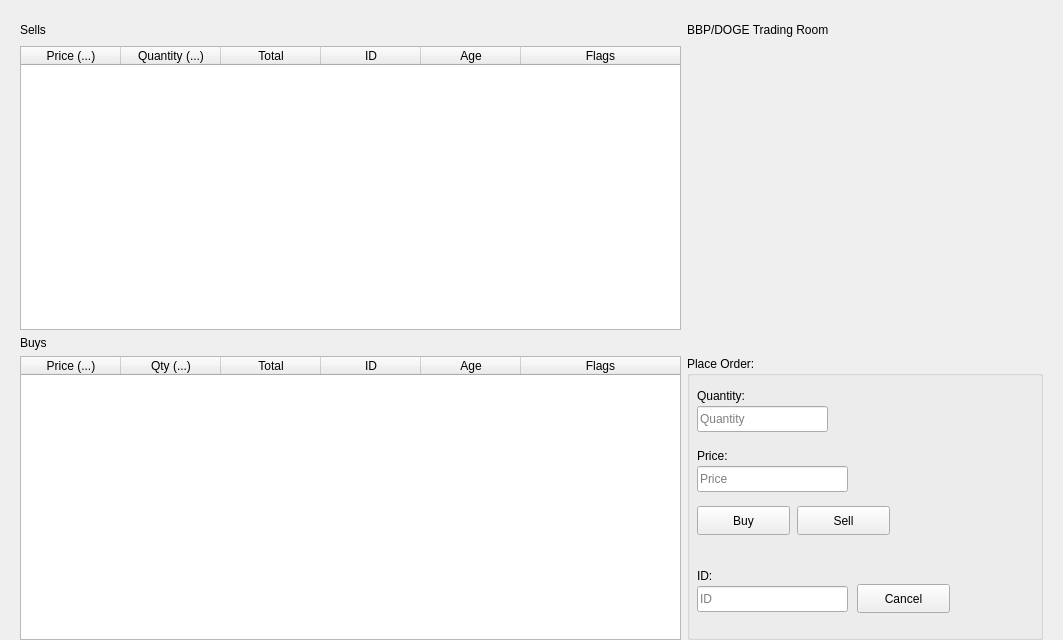
<?xml version="1.0" encoding="UTF-8"?>
<ui version="4.0">
 <class>Exchange</class>
 <widget class="QWidget" name="Exchange">
  <property name="geometry">
   <rect>
    <x>0</x>
    <y>0</y>
    <width>1063</width>
    <height>640</height>
   </rect>
  </property>
  <property name="windowTitle">
   <string>Form</string>
  </property>
  <layout class="QVBoxLayout" name="topLayout">
   <property name="leftMargin">
    <number>20</number>
   </property>
   <property name="topMargin">
    <number>0</number>
   </property>
   <property name="rightMargin">
    <number>20</number>
   </property>
   <property name="bottomMargin">
    <number>0</number>
   </property>
   <item>
    <layout class="QVBoxLayout" name="verticalLayout">
     <property name="bottomMargin">
      <number>0</number>
     </property>
     <item>
      <spacer name="horizontalSpacer0">
       <property name="orientation">
        <enum>Qt::Orientation::Horizontal</enum>
       </property>
       <property name="sizeHint" stdset="0">
        <size>
         <width>40</width>
         <height>20</height>
        </size>
       </property>
      </spacer>
     </item>
     <item>
      <layout class="QGridLayout" name="gridLayout_3">
       <item row="0" column="0">
        <layout class="QHBoxLayout" name="horizontalLayout_4">
         <property name="bottomMargin">
          <number>0</number>
         </property>
         <item>
          <widget class="QLabel" name="lblSellBanner">
           <property name="text">
            <string>Sells</string>
           </property>
          </widget>
         </item>
         <item>
          <spacer name="horizontalSpacer_4">
           <property name="orientation">
            <enum>Qt::Orientation::Horizontal</enum>
           </property>
           <property name="sizeHint" stdset="0">
            <size>
             <width>10</width>
             <height>20</height>
            </size>
           </property>
          </spacer>
         </item>
        </layout>
       </item>
       <item row="0" column="1">
        <widget class="QLabel" name="lblRoomNameRight">
         <property name="text">
          <string>BBP/DOGE Trading Room</string>
         </property>
        </widget>
       </item>
       <item row="5" column="0" colspan="2">
        <widget class="QLabel" name="lblBuyBanner">
         <property name="sizePolicy">
          <sizepolicy hsizetype="Preferred" vsizetype="Preferred">
           <horstretch>0</horstretch>
           <verstretch>0</verstretch>
          </sizepolicy>
         </property>
         <property name="text">
          <string>Buys</string>
         </property>
        </widget>
       </item>
       <item row="9" column="1">
        <widget class="QGroupBox" name="groupBox">
         <property name="sizePolicy">
          <sizepolicy hsizetype="Preferred" vsizetype="Preferred">
           <horstretch>0</horstretch>
           <verstretch>0</verstretch>
          </sizepolicy>
         </property>
         <property name="title">
          <string>Place Order:</string>
         </property>
         <widget class="QLineEdit" name="txtQuantity">
          <property name="geometry">
           <rect>
            <x>10</x>
            <y>50</y>
            <width>131</width>
            <height>26</height>
           </rect>
          </property>
          <property name="toolTip">
           <string>Qty</string>
          </property>
          <property name="placeholderText">
           <string>Quantity</string>
          </property>
         </widget>
         <widget class="QPushButton" name="btnSell">
          <property name="geometry">
           <rect>
            <x>110</x>
            <y>150</y>
            <width>93</width>
            <height>29</height>
           </rect>
          </property>
          <property name="text">
           <string>Sell</string>
          </property>
         </widget>
         <widget class="QLabel" name="label_count_2">
          <property name="geometry">
           <rect>
            <x>10</x>
            <y>30</y>
            <width>85</width>
            <height>20</height>
           </rect>
          </property>
          <property name="text">
           <string>Quantity:</string>
          </property>
         </widget>
         <widget class="QPushButton" name="btnBuy">
          <property name="geometry">
           <rect>
            <x>10</x>
            <y>150</y>
            <width>93</width>
            <height>29</height>
           </rect>
          </property>
          <property name="text">
           <string>Buy</string>
          </property>
         </widget>
         <widget class="QLineEdit" name="txtPrice">
          <property name="geometry">
           <rect>
            <x>10</x>
            <y>110</y>
            <width>151</width>
            <height>26</height>
           </rect>
          </property>
          <property name="toolTip">
           <string>Price</string>
          </property>
          <property name="placeholderText">
           <string>Price</string>
          </property>
         </widget>
         <widget class="QLabel" name="label_count_3">
          <property name="geometry">
           <rect>
            <x>10</x>
            <y>90</y>
            <width>85</width>
            <height>20</height>
           </rect>
          </property>
          <property name="text">
           <string>Price:</string>
          </property>
         </widget>
         <widget class="QLineEdit" name="txtID">
          <property name="geometry">
           <rect>
            <x>10</x>
            <y>230</y>
            <width>151</width>
            <height>26</height>
           </rect>
          </property>
          <property name="toolTip">
           <string>ID</string>
          </property>
          <property name="placeholderText">
           <string>ID</string>
          </property>
         </widget>
         <widget class="QLabel" name="label_count_4">
          <property name="geometry">
           <rect>
            <x>10</x>
            <y>210</y>
            <width>85</width>
            <height>20</height>
           </rect>
          </property>
          <property name="text">
           <string>ID:</string>
          </property>
         </widget>
         <widget class="QPushButton" name="btnCancel">
          <property name="geometry">
           <rect>
            <x>170</x>
            <y>228</y>
            <width>93</width>
            <height>29</height>
           </rect>
          </property>
          <property name="text">
           <string>Cancel</string>
          </property>
         </widget>
        </widget>
       </item>
       <item row="1" column="0">
        <widget class="QTableWidget" name="tableSell">
         <property name="editTriggers">
          <set>QAbstractItemView::EditTrigger::NoEditTriggers</set>
         </property>
         <property name="alternatingRowColors">
          <bool>true</bool>
         </property>
         <property name="selectionMode">
          <enum>QAbstractItemView::SelectionMode::SingleSelection</enum>
         </property>
         <property name="selectionBehavior">
          <enum>QAbstractItemView::SelectionBehavior::SelectRows</enum>
         </property>
         <property name="sortingEnabled">
          <bool>true</bool>
         </property>
         <attribute name="horizontalHeaderStretchLastSection">
          <bool>true</bool>
         </attribute>
         <column>
          <property name="text">
           <string>Price (...)</string>
          </property>
         </column>
         <column>
          <property name="text">
           <string>Quantity (...)</string>
          </property>
         </column>
         <column>
          <property name="text">
           <string>Total</string>
          </property>
         </column>
         <column>
          <property name="text">
           <string>ID</string>
          </property>
         </column>
         <column>
          <property name="text">
           <string>Age</string>
          </property>
         </column>
         <column>
          <property name="text">
           <string>Flags</string>
          </property>
         </column>
        </widget>
       </item>
       <item row="9" column="0">
        <widget class="QTableWidget" name="tableBuy">
         <property name="editTriggers">
          <set>QAbstractItemView::EditTrigger::NoEditTriggers</set>
         </property>
         <property name="alternatingRowColors">
          <bool>true</bool>
         </property>
         <property name="selectionMode">
          <enum>QAbstractItemView::SelectionMode::SingleSelection</enum>
         </property>
         <property name="selectionBehavior">
          <enum>QAbstractItemView::SelectionBehavior::SelectRows</enum>
         </property>
         <property name="sortingEnabled">
          <bool>true</bool>
         </property>
         <attribute name="horizontalHeaderStretchLastSection">
          <bool>true</bool>
         </attribute>
         <column>
          <property name="text">
           <string>Price (...)</string>
          </property>
         </column>
         <column>
          <property name="text">
           <string>Qty (...)</string>
          </property>
         </column>
         <column>
          <property name="text">
           <string>Total</string>
          </property>
         </column>
         <column>
          <property name="text">
           <string>ID</string>
          </property>
         </column>
         <column>
          <property name="text">
           <string>Age</string>
          </property>
         </column>
         <column>
          <property name="text">
           <string>Flags</string>
          </property>
         </column>
        </widget>
       </item>
       <item row="1" column="1">
        <spacer name="horizontalSpacer">
         <property name="orientation">
          <enum>Qt::Orientation::Horizontal</enum>
         </property>
         <property name="sizeType">
          <enum>QSizePolicy::Policy::Fixed</enum>
         </property>
         <property name="sizeHint" stdset="0">
          <size>
           <width>356</width>
           <height>20</height>
          </size>
         </property>
        </spacer>
       </item>
      </layout>
     </item>
    </layout>
   </item>
  </layout>
 </widget>
 <resources/>
 <connections/>
</ui>
